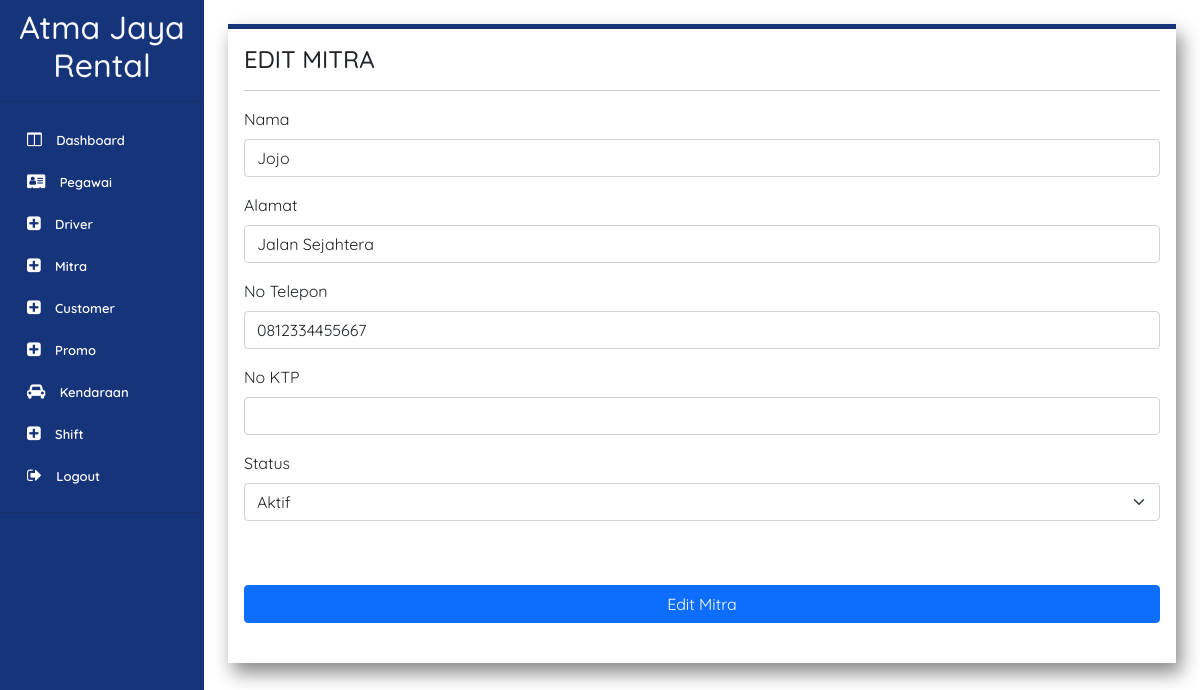
Screenshot of /page/editMitraPage.php?id=01001 (signed in) with the database file from the repository.
### tables this page shows
CREATE TABLE `mitra` (
  `ID_MITRA` int(5) UNSIGNED ZEROFILL NOT NULL,
  `NAMA_MITRA` varchar(100) DEFAULT NULL,
  `ALAMAT_MITRA` varchar(100) DEFAULT NULL,
  `NO_TELP_MITRA` char(15) DEFAULT NULL,
  `NO_KTP_MITRA` varchar(16) NOT NULL,
  `STATUS_MITRA` varchar(15) NOT NULL
);

### page/editMitraPage.php (the view, shortened to what this page needs)
<?php
 include '../component/sidebarAdmin.php';
?>
<?php
  $id_mitra = $_GET['id'];
  $mitra = mysqli_query($con, "SELECT * FROM mitra WHERE id_mitra = '$id_mitra'") or die(mysqli_error($con));
  $data = mysqli_fetch_array($mitra);
echo'
<!doctype html>
<html lang="en">
  <head>
    <link href="https://cdn.jsdelivr.net/npm/bootstrap@5.0.2/dist/css/bootstrap.min.css" rel="stylesheet">
    <link href="style.css" rel="stylesheet">
  </head>
<div class="container p-3 m-4 h-100" style="background-color: #FFFFFF; border-top: 5px solid #17337A;  box-shadow: 5px 10px 18px #888888;" >
    <h4 >EDIT MITRA</h4>
    <hr>
    <form action="../process/editMitraProcess.php?id='.$data[0].'" method="post">
    <div class="mb-3">
          <label for="exampleInputEmail1" class="form-label">Nama</label>
          <input class="form-control" id="nama_mitra" required name="nama_mitra" aria-describedby="emailHelp" value = "'.$data[1].'">
    </div>
    <div class="mb-3">
          <label for="exampleInputEmail1" class="form-label">Alamat</label>
          <input class="form-control" id="alamat_mitra" required name="alamat_mitra" aria-describedby="emailHelp" value = "'.$data[2].'">
    </div>
    <div class="mb-3">
          <label for="exampleInputEmail1" class="form-label">No Telepon</label>
          <input type="form-control" class="form-control" id="no_telp_mitra" required name="no_telp_mitra" aria-describedby="emailHelp" value = "'.$data[3].'">
    </div>
    <div class="mb-3">
          <label for="exampleInputEmail1" class="form-label">No KTP</label>
          <input type="form-control" class="form-control" id="no_ktp_mitra" required name="no_ktp_mitra" aria-describedby="emailHelp" value = "'.$data[4].'">
    </div>
    <div class="mb-3">
            <label for="exampleInputEmail1" class="form-label">Status</label>
            <select class="form-select" aria-label="Default select example" name="status_mitra" id="status_mitra" value = "'.$data[5].'">
            <option value="Aktif">Aktif</option>
      </select>
      </div>
          <br><br>
        <div class="d-grid gap-2">
            <button type="submit" class="btn btn-primary" name="editMitra">Edit Mitra</button>
        </div>
        <br>
 </form>
 </div>
 </aside>
</body>
</html>
  '
?>

### style/style.css (style rules this page uses)
* { font-family: 'Quicksand', sans-serif; }

### component/sidebarAdmin.php (style rules this page uses)
* { font-family: "Quicksand", sans-serif; }

### rows the page displays
mitra: nama_mitra "Jojo", alamat_mitra "Jalan Sejahtera", no_telp_mitra "0812334455667", status_mitra "Aktif"
